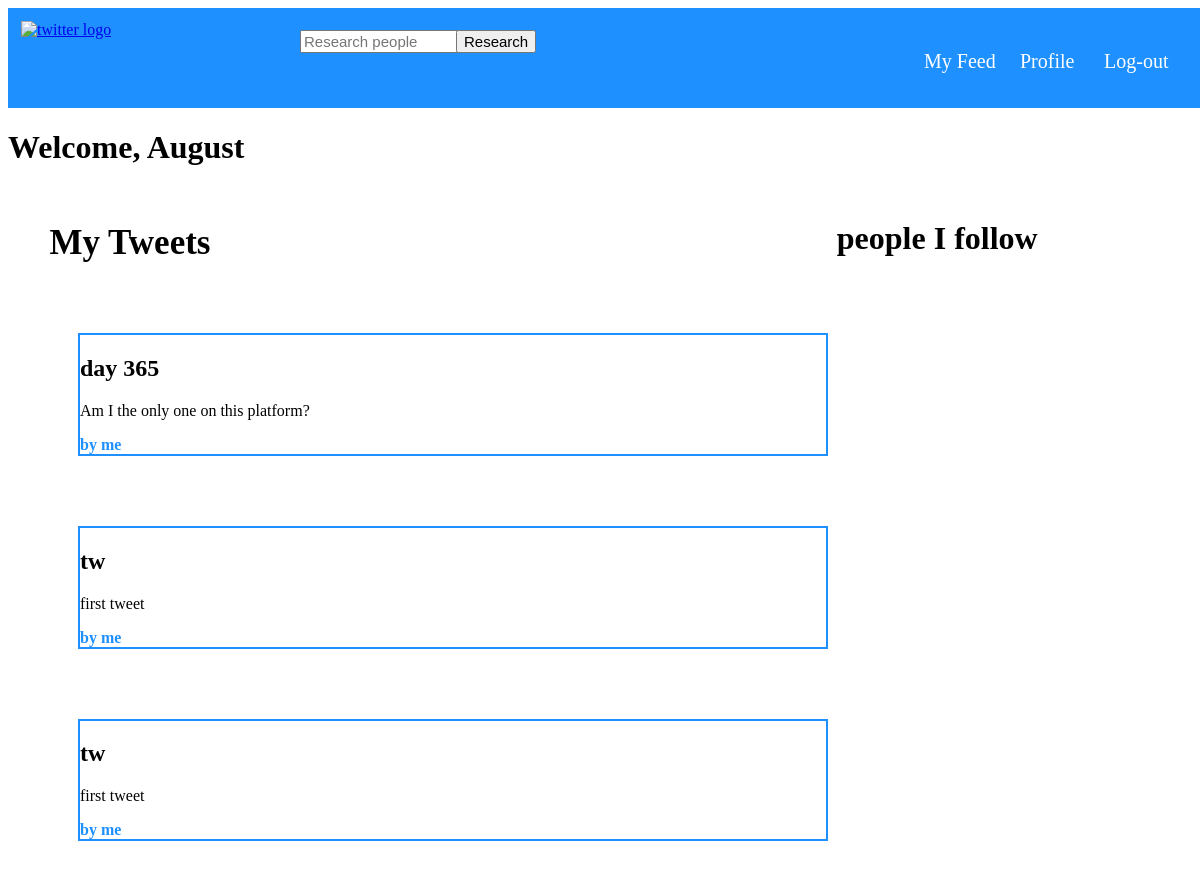
The app's page /profile (signed in) with its own data.
### twitter_app/model.py (models this page shows)
class User(db.Model):
    __tablename__ = "user"
    id = db.Column(db.Integer, primary_key=True)
    username = db.Column(db.String(24), unique=True)
    email = db.Column(db.String(64), unique=True)
    password = db.Column(db.String(64))
    tweets = db.relationship("Tweet", cascade="all, delete")

class Tweet(db.Model):
    __tablename__ = "tweet"
    id = db.Column(db.Integer, primary_key=True)
    uid = db.Column(db.Integer, db.ForeignKey("user.id"), nullable=False)
    title = db.Column(db.String(256))
    content = db.Column(db.String(2048))
    date = db.Column(db.Date)

### twitter_app/main.py (the view)
@main.route('/profile')
@login_required
def profile():
    tweets = Tweet.query.filter_by(uid = g.user.id).order_by(Tweet.id.desc()).all()
    f = []
    if g.user.id in follows:
            f = list(map(int, follows.neighbors(g.user.id)))
            print(f)
    return render_template('profile.html', name=g.user.username, tweets = tweets, following = f, user_by_id = user_by_id)

### twitter_app/auth.py (called while the page is built)
@auth.before_app_request
def load_logged_in_user():
    user_id = session.get('user_id')
    if user_id is None:
        g.user = None
    else:
        g.user = User.query.filter_by(id=user_id).first()

def login_required(view):
    @functools.wraps(view)
    def wrapped_view(**kwargs):
        if g.user is None:
            return redirect(url_for('auth.login'))
        return view(**kwargs)
    return wrapped_view

### twitter_app/templates/profile.html (shortened to what this page needs)
<!DOCTYPE html>
<html>
<head>
    <link rel="stylesheet" href="{{ url_for('static', filename='style.css') }}" />
</head>
<body>
    <div class="head1">
        <table>
            <tr>
                <td> <a href="{{ url_for('main.index') }}"  > <img src="{{ url_for('static', filename='t.png') }}" width="15%" alt="twitter logo"> </a></td>
                <td>
                  <input class="bouton4" name="username"  placeholder="Research people" id="username" value="{{ request.form['username'] }}">
                  <input class="bouton5" type="submit" value="Research">
                <td> <a href="{{ url_for('main.feed') }}"  >
                  <p class="bouton3"> My Feed </p></a>
                </td>
                <td> <a href="{{ url_for('main.profile') }}"  >
                    <p class="bouton1"> Profile </p></a>
                </td>
                <td> <a href="{{ url_for('auth.logout') }}"  >
                    <p class="bouton2"> Log-out </p></a>
                </td>
            </tr>
        </table>
    </div>
<h1 class="title">
        Welcome, {{ name }}
</h1>
</body>
<div class="tweet">
  <p class="indent"> My Tweets </p>
  {% for tweet in tweets %}</p>
  <article class="box">
    <header>
      <div>
        <h1>{{ tweet['title'] }}</h1>
      </div>
    </header>
    <p class="body">{{ tweet.content }}</p>
    <div class="about">by me </div>
  </article>
  {% endfor %}
</div>
<div class="friend">
<h1>
  <p>people I follow </p>
</h1>
</html>

### twitter_app/static/style.css (style rules this page uses)
.head1 { background: dodgerblue; height: 80px; width: 100%; margin: 0; padding: 10px; }
.bouton4 { font-size : 15px; font-weight: normal; position: absolute; left : 25%; }
.bouton5 { font-size : 15px; font-weight: normal; position: absolute; left : 38%; }
.bouton3 { font-size : 20px; font-weight: normal; color: white; position: absolute; left : 77%; }
.bouton1 { font-size : 20px; font-weight: normal; color: white; position: absolute; left : 85%; }
.bouton2 { font-size : 20px; font-weight: normal; color: white; position: absolute; left : 92%; }
.indent { font-size: 35px; font-weight: bold; text-indent : 5%; }
.box { width: 90%; height: 30%; margin: 70px; padding: 0; border: 2px solid dodgerblue; }
.about { color:dodgerblue; font-weight: bold; }
.tweet { width : 70%; float : left; }
.friend { width : 30%; float : right; }

### records on screen
User: username "August"
Tweet: title "day 365", content "Am I the only one on this platform?"
Tweet: title "tw", content "first tweet"
Tweet: title "tw", content "first tweet"
